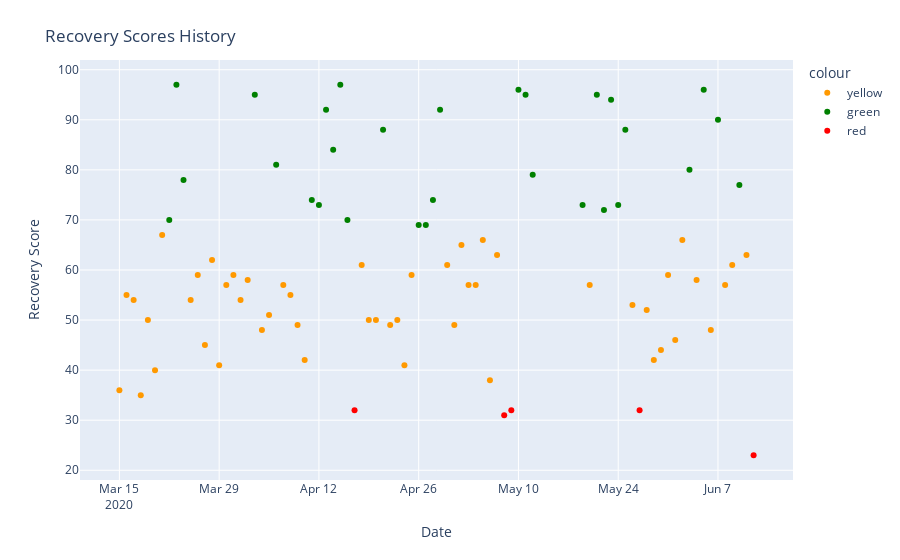

Here is the notebook cell this chart was saved with:
### Code cell
import plotly.express as px
fig = px.scatter(recovery, x='date', y='value', 
                 color='colour', color_discrete_sequence=['#FF9900', 'green', 'red'])
fig.update_layout(
    title={
        'text': 'Recovery Scores History',
        'yanchor': 'top'
    },
    xaxis_title='Date',
    yaxis_title='Recovery Score'
)

### Figure 1 — Plotly figure (JSON) as saved in the notebook; plotly's stock layout.template omitted (floating-point values rounded to 4 significant figures)
{"data": [{"hovertemplate": "colour=yellow<br>date=%{x}<br>value=%{y}<extra></extra>", "legendgroup": "yellow", "marker": {"color": "#FF9900", "symbol": "circle"}, "mode": "markers", "name": "yellow", "orientation": "v", "showlegend": true, "type": "scatter", "x": ["2020-03-15T00:00:00", "2020-03-16T00:00:00", "2020-03-17T00:00:00", "2020-03-18T00:00:00", "2020-03-19T00:00:00", "2020-03-20T00:00:00", "2020-03-21T00:00:00", "2020-03-25T00:00:00", "2020-03-26T00:00:00", "2020-03-27T00:00:00", "2020-03-28T00:00:00", "2020-03-29T00:00:00", "2020-03-30T00:00:00", "2020-03-31T00:00:00", "2020-04-01T00:00:00", "2020-04-02T00:00:00", "2020-04-04T00:00:00", "2020-04-05T00:00:00", "2020-04-07T00:00:00", "2020-04-08T00:00:00", "2020-04-09T00:00:00", "2020-04-10T00:00:00", "2020-04-18T00:00:00", "2020-04-19T00:00:00", "2020-04-20T00:00:00", "2020-04-22T00:00:00", "2020-04-23T00:00:00", "2020-04-24T00:00:00", "2020-04-25T00:00:00", "2020-04-30T00:00:00", "2020-05-01T00:00:00", "2020-05-02T00:00:00", "2020-05-03T00:00:00", "2020-05-04T00:00:00", "2020-05-05T00:00:00", "2020-05-06T00:00:00", "2020-05-07T00:00:00", "2020-05-20T00:00:00", "2020-05-26T00:00:00", "2020-05-28T00:00:00", "2020-05-29T00:00:00", "2020-05-30T00:00:00", "2020-05-31T00:00:00", "2020-06-01T00:00:00", "2020-06-02T00:00:00", "2020-06-04T00:00:00", "2020-06-06T00:00:00", "2020-06-08T00:00:00", "2020-06-09T00:00:00", "2020-06-11T00:00:00"], "xaxis": "x", "y": [36, 55, 54, 35, 50, 40, 67, 54, 59, 45, 62, 41, 57, 59, 54, 58, 48, 51, 57, 55, 49, 42, 61, 50, 50, 49, 50, 41, 59, 61, 49, 65, 57, 57, 66, 38, 63, 57, 53, 52, 42, 44, 59, 46, 66, 58, 48, 57, 61, 63], "yaxis": "y"}, {"hovertemplate": "colour=green<br>date=%{x}<br>value=%{y}<extra></extra>", "legendgroup": "green", "marker": {"color": "green", "symbol": "circle"}, "mode": "markers", "name": "green", "orientation": "v", "showlegend": true, "type": "scatter", "x": ["2020-03-22T00:00:00", "2020-03-23T00:00:00", "2020-03-24T00:00:00", "2020-04-03T00:00:00", "2020-04-06T00:00:00", "2020-04-11T00:00:00", "2020-04-12T00:00:00", "2020-04-13T00:00:00", "2020-04-14T00:00:00", "2020-04-15T00:00:00", "2020-04-16T00:00:00", "2020-04-21T00:00:00", "2020-04-26T00:00:00", "2020-04-27T00:00:00", "2020-04-28T00:00:00", "2020-04-29T00:00:00", "2020-05-10T00:00:00", "2020-05-11T00:00:00", "2020-05-12T00:00:00", "2020-05-19T00:00:00", "2020-05-21T00:00:00", "2020-05-22T00:00:00", "2020-05-23T00:00:00", "2020-05-24T00:00:00", "2020-05-25T00:00:00", "2020-06-03T00:00:00", "2020-06-05T00:00:00", "2020-06-07T00:00:00", "2020-06-10T00:00:00"], "xaxis": "x", "y": [70, 97, 78, 95, 81, 74, 73, 92, 84, 97, 70, 88, 69, 69, 74, 92, 96, 95, 79, 73, 95, 72, 94, 73, 88, 80, 96, 90, 77], "yaxis": "y"}, {"hovertemplate": "colour=red<br>date=%{x}<br>value=%{y}<extra></extra>", "legendgroup": "red", "marker": {"color": "red", "symbol": "circle"}, "mode": "markers", "name": "red", "orientation": "v", "showlegend": true, "type": "scatter", "x": ["2020-04-17T00:00:00", "2020-05-08T00:00:00", "2020-05-09T00:00:00", "2020-05-27T00:00:00", "2020-06-12T00:00:00"], "xaxis": "x", "y": [32, 31, 32, 32, 23], "yaxis": "y"}], "layout": {"legend": {"title": {"text": "colour"}, "tracegroupgap": 0}, "margin": {"t": 60}, "title": {"text": "Recovery Scores History", "yanchor": "top"}, "xaxis": {"anchor": "y", "domain": [0, 1], "title": {"text": "Date"}}, "yaxis": {"anchor": "x", "domain": [0, 1], "title": {"text": "Recovery Score"}}}}
